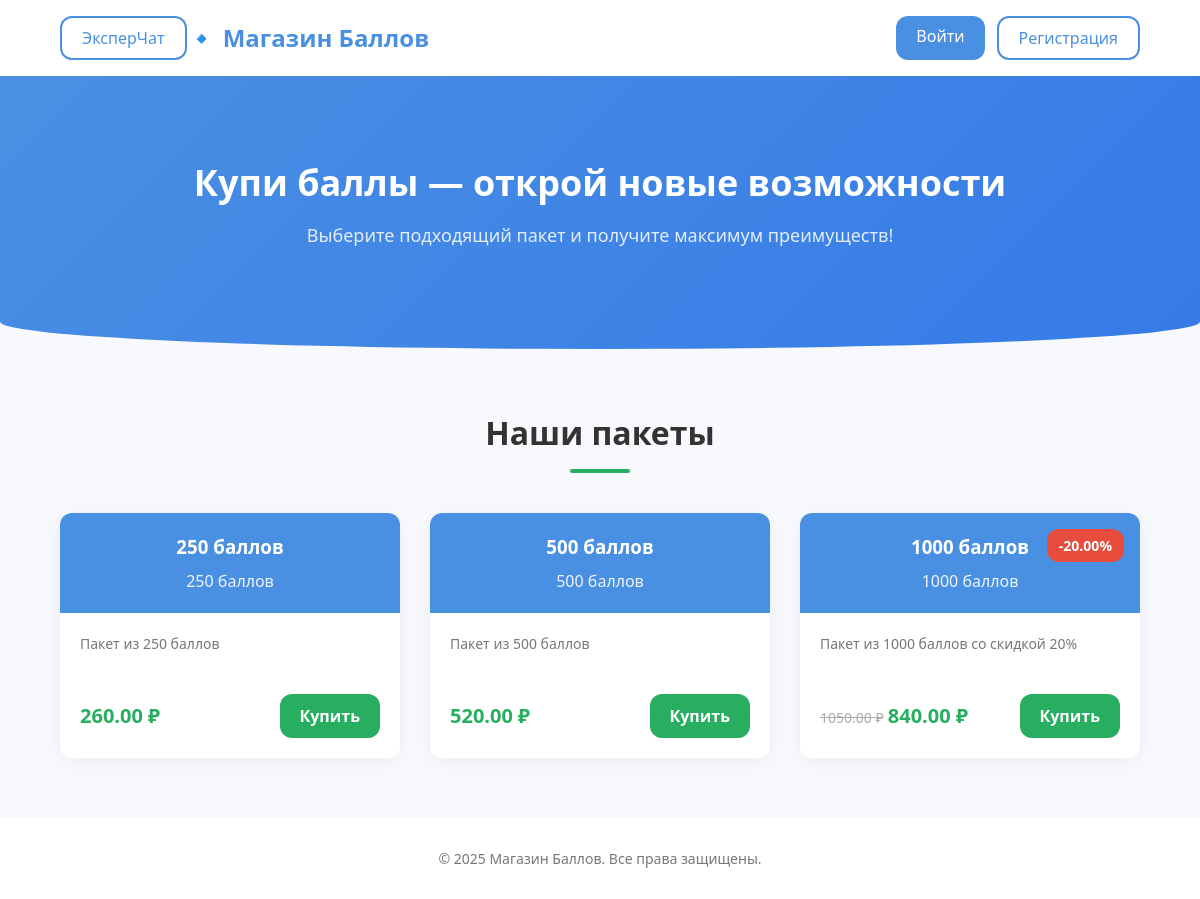
/store/, run on the app's committed database.
### store/models.py (models this page shows, shortened)
class Package(models.Model):
    name = models.CharField(max_length=100, verbose_name="Название пакета")
    slug = models.SlugField(max_length=100)
    description = models.TextField(verbose_name="Описание")
    points = models.PositiveIntegerField(verbose_name="Количество баллов")
    price = models.DecimalField(max_digits=8, decimal_places=2, verbose_name="Цена (₽)")
    discount = models.DecimalField(default=0.00, max_digits=4, decimal_places=2)
    class Meta:
        ordering = ['points']
    def get_absolute_url(self):
        return reverse('store:package_detail', args = [self.slug])
    def sell_price(self):
        if self.discount:
            return round(self.price - self.price * self.discount / 100, 2)
        return self.price

### store/views.py (the view)
# urls.py: path('', store_view, name = 'store'),
def store_view(request):
    packages = Package.objects.all()
    balance = None
    if request.user.is_authenticated:
        info, _ = AdditionalInfo.objects.get_or_create(user_id=request.user.id)
        balance = info.balance
    return render(request, 'store/store.html', {
        'packages': packages,
        'balance': balance,
    })

### store/templates/store/store.html (shortened to what this page needs)
{% load static %}
<!DOCTYPE html>
<html lang="ru">
<head>
  <link rel="stylesheet" href="{% static 'css/store.css' %}">
</head>
<body>
<header class="site-header">
  <div class="container header-inner">
    <a href="{% url 'categories' %}" class="btn outlined">ЭксперЧат</a>
    <div class="logo">🔹 Магазин Баллов</div>
    <div class="auth-buttons">
      {% if user.is_authenticated %}
        <form action="{% url 'logout' %}" method="post" class="logout-form">
            {% csrf_token %}
            <button type="submit" class="btn outlined">Выйти</button>
        </form>
        <span class="balance">Баланс: {{ balance }} баллов</span>
      {% else %}
        <a href="{% url 'login' %}?next={{ request.path }}" class="btn primary">Войти</a>
        <a href="{% url 'auth' %}" class="btn outlined">Регистрация</a>
      {% endif %}
    </div>
  </div>
</header>
<section class="hero">
  <div class="container">
    <h1>Купи баллы — открой новые возможности</h1>
    <p>Выберите подходящий пакет и получите максимум преимуществ!</p>
  </div>
</section>
<main class="packages-section">
  <div class="container">
    <div class="section-title">
      <h2>Наши пакеты</h2>
      <div class="underline"></div>
    </div>
    <div class="packages-grid">
      {% for package in packages %}
        <div class="package-card">
          {% if package.discount %}
            <div class="badge">‑{{ package.discount }}%</div>
          {% endif %}
          <div class="card-header">
            <h3>{{ package.name }}</h3>
            <div class="points">{{ package.points }} баллов</div>
          </div>
          <div class="card-body">
            <p>{{ package.description }}</p>
          </div>
          <div class="card-footer">
            <div class="price-block">
              {% if package.discount %}
                <span class="old-price">{{ package.price }} ₽</span>
              {% endif %}
              <span class="new-price">{{ package.sell_price }} ₽</span>
            </div>
            <a href="{{ package.get_absolute_url }}" class="btn btn-buy">Купить</a>
          </div>
        </div>
      {% endfor %}
    </div>
  </div>
</main>
<footer class="site-footer">
  <div class="container">
    <p>© 2025 Магазин Баллов. Все права защищены.</p>
  </div>
</footer>
</body>
</html>

### store/static/css/store.css (style rules this page uses)
:root { --primary: #4a90e2; --primary-dark: #357ae8; --accent: #27ae60; --danger: #e74c3c; --bg: #f7f9fc; --card-bg: #ffffff; --text: #333333; --muted: #777777; --radius: 12px; --transition: 0.3s ease; }
* { box-sizing: border-box; margin: 0; padding: 0; }
body { font-family: 'Segoe UI', sans-serif; background: var(--bg); color: var(--text); line-height: 1.5; }
.container { width: 90%; max-width: 1200px; margin: 0 auto; }
.site-header { background: #fff; box-shadow: 0 2px 8px rgba(0, 0, 0, 0.05); }
.header-inner { display: flex; align-items: center; padding: 16px 0; }
.logo { font-size: 24px; font-weight: bold; color: var(--primary); }
.auth-buttons { margin-left: auto; display: flex; gap: 12px; }
.btn { display: inline-block; text-decoration: none; padding: 8px 20px; border-radius: var(--radius); font-weight: 500; line-height: 1.5; transition: background var(--transition), color var(--transition), border var(--transition), opacity var(--transition); }
.btn.outlined { background: transparent; border: 2px solid var(--primary); color: var(--primary); }
.btn.primary { background: var(--primary); color: #fff; }
.btn-buy { background: var(--accent); color: #fff; padding: 10px 20px; font-weight: 600; }
.hero { background: linear-gradient(135deg, var(--primary), var(--primary-dark)); color: #fff; text-align: center; padding: 80px 0 100px; border-bottom-left-radius: 50% 10%; border-bottom-right-radius: 50% 10%; }
.hero h1 { font-size: 36px; margin-bottom: 12px; }
.hero p { font-size: 18px; opacity: 0.85; }
.packages-section { padding: 60px 0; }
.section-title { text-align: center; margin-bottom: 40px; }
.section-title h2 { font-size: 32px; display: inline-block; position: relative; }
.underline { width: 60px; height: 4px; background: var(--accent); margin: 12px auto 0; border-radius: 2px; }
.packages-grid { display: grid; grid-template-columns: repeat(auto-fit, minmax(280px, 1fr)); gap: 30px; }
.package-card { position: relative; background: var(--card-bg); border-radius: var(--radius); overflow: hidden; box-shadow: 0 4px 20px rgba(0, 0, 0, 0.05); display: flex; flex-direction: column; transition: transform var(--transition), box-shadow var(--transition); }
.badge { position: absolute; top: 16px; right: 16px; background: var(--danger); color: #fff; padding: 6px 12px; border-radius: var(--radius); font-size: 14px; font-weight: bold; }
.card-header { background: var(--primary); color: #fff; padding: 20px; text-align: center; }
.card-header h3 { margin-bottom: 8px; }
.points { font-size: 16px; opacity: 0.9; }
.card-body { padding: 20px; flex-grow: 1; font-size: 14px; color: var(--muted); }
.card-footer { padding: 20px; display: flex; align-items: center; justify-content: space-between; gap: 12px; }
.old-price { text-decoration: line-through; color: #aaa; font-size: 14px; }
.new-price { font-size: 20px; font-weight: bold; color: var(--accent); }
.site-footer { background: #fff; padding: 30px 0; text-align: center; font-size: 14px; color: var(--muted); }

### data on the page
Package: name "250 баллов", points "250", description "Пакет из 250 баллов", sell_price "260.00"
Package: name "500 баллов", points "500", description "Пакет из 500 баллов", sell_price "520.00"
Package: discount "20.00", name "1000 баллов", points "1000", description "Пакет из 1000 баллов со скидкой 20%", price "1050.00", sell_price "840.00"
